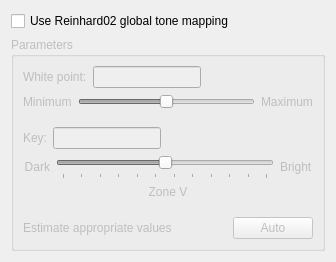
<?xml version="1.0" encoding="UTF-8"?>
<ui version="4.0">
 <class>ToneMapDialog</class>
 <widget class="QDialog" name="ToneMapDialog">
  <property name="geometry">
   <rect>
    <x>0</x>
    <y>0</y>
    <width>336</width>
    <height>262</height>
   </rect>
  </property>
  <property name="sizePolicy">
   <sizepolicy hsizetype="Preferred" vsizetype="Preferred">
    <horstretch>0</horstretch>
    <verstretch>0</verstretch>
   </sizepolicy>
  </property>
  <property name="windowTitle">
   <string>Tone Mapping</string>
  </property>
  <layout class="QVBoxLayout" name="verticalLayout_5">
   <item>
    <widget class="QCheckBox" name="reinhard02Chk">
     <property name="text">
      <string>Use Reinhard02 global tone mapping</string>
     </property>
    </widget>
   </item>
   <item>
    <widget class="QGroupBox" name="paramsBx">
     <property name="enabled">
      <bool>false</bool>
     </property>
     <property name="sizePolicy">
      <sizepolicy hsizetype="Preferred" vsizetype="Preferred">
       <horstretch>0</horstretch>
       <verstretch>0</verstretch>
      </sizepolicy>
     </property>
     <property name="minimumSize">
      <size>
       <width>260</width>
       <height>0</height>
      </size>
     </property>
     <property name="title">
      <string>Parameters</string>
     </property>
     <layout class="QGridLayout" name="gridLayout">
      <property name="sizeConstraint">
       <enum>QLayout::SetDefaultConstraint</enum>
      </property>
      <item row="0" column="0">
       <layout class="QVBoxLayout" name="whitePointLyt">
        <property name="spacing">
         <number>6</number>
        </property>
        <property name="leftMargin">
         <number>0</number>
        </property>
        <item>
         <layout class="QHBoxLayout" name="whitePointTxtLyt">
          <item>
           <widget class="QLabel" name="whitePointLbl">
            <property name="text">
             <string>White point:</string>
            </property>
            <property name="buddy">
             <cstring>whitePointTxt</cstring>
            </property>
           </widget>
          </item>
          <item>
           <widget class="QLineEdit" name="whitePointTxt">
            <property name="sizePolicy">
             <sizepolicy hsizetype="Fixed" vsizetype="Fixed">
              <horstretch>0</horstretch>
              <verstretch>0</verstretch>
             </sizepolicy>
            </property>
            <property name="maxLength">
             <number>127</number>
            </property>
           </widget>
          </item>
          <item>
           <spacer name="whitePointSpcr">
            <property name="orientation">
             <enum>Qt::Horizontal</enum>
            </property>
            <property name="sizeHint" stdset="0">
             <size>
              <width>40</width>
              <height>20</height>
             </size>
            </property>
           </spacer>
          </item>
         </layout>
        </item>
        <item>
         <layout class="QHBoxLayout" name="whitePointSldrLyt">
          <item>
           <widget class="QLabel" name="minLbl">
            <property name="text">
             <string>Minimum</string>
            </property>
            <property name="alignment">
             <set>Qt::AlignLeading|Qt::AlignLeft|Qt::AlignVCenter</set>
            </property>
           </widget>
          </item>
          <item>
           <widget class="QSlider" name="whitePointSldr">
            <property name="maximum">
             <number>100</number>
            </property>
            <property name="value">
             <number>50</number>
            </property>
            <property name="orientation">
             <enum>Qt::Horizontal</enum>
            </property>
           </widget>
          </item>
          <item>
           <widget class="QLabel" name="maxLbl">
            <property name="text">
             <string>Maximum</string>
            </property>
           </widget>
          </item>
         </layout>
        </item>
       </layout>
      </item>
      <item row="2" column="0">
       <layout class="QVBoxLayout" name="keyLyt">
        <property name="spacing">
         <number>6</number>
        </property>
        <item>
         <layout class="QHBoxLayout" name="keyTxtLyt">
          <item>
           <widget class="QLabel" name="keyLbl">
            <property name="minimumSize">
             <size>
              <width>0</width>
              <height>0</height>
             </size>
            </property>
            <property name="text">
             <string>Key:</string>
            </property>
            <property name="buddy">
             <cstring>keyTxt</cstring>
            </property>
           </widget>
          </item>
          <item>
           <widget class="QLineEdit" name="keyTxt">
            <property name="sizePolicy">
             <sizepolicy hsizetype="Fixed" vsizetype="Fixed">
              <horstretch>0</horstretch>
              <verstretch>0</verstretch>
             </sizepolicy>
            </property>
            <property name="maximumSize">
             <size>
              <width>16777215</width>
              <height>16777215</height>
             </size>
            </property>
            <property name="text">
             <string/>
            </property>
            <property name="maxLength">
             <number>127</number>
            </property>
           </widget>
          </item>
          <item>
           <spacer name="keySpcr">
            <property name="orientation">
             <enum>Qt::Horizontal</enum>
            </property>
            <property name="sizeType">
             <enum>QSizePolicy::Expanding</enum>
            </property>
            <property name="sizeHint" stdset="0">
             <size>
              <width>40</width>
              <height>20</height>
             </size>
            </property>
           </spacer>
          </item>
         </layout>
        </item>
        <item>
         <layout class="QVBoxLayout" name="keyZoneSldrLyt">
          <property name="spacing">
           <number>6</number>
          </property>
          <item>
           <layout class="QHBoxLayout" name="keySldrLyt">
            <item>
             <widget class="QLabel" name="darkLbl">
              <property name="sizePolicy">
               <sizepolicy hsizetype="Preferred" vsizetype="Preferred">
                <horstretch>0</horstretch>
                <verstretch>0</verstretch>
               </sizepolicy>
              </property>
              <property name="minimumSize">
               <size>
                <width>0</width>
                <height>0</height>
               </size>
              </property>
              <property name="text">
               <string>Dark</string>
              </property>
              <property name="alignment">
               <set>Qt::AlignRight|Qt::AlignTrailing|Qt::AlignVCenter</set>
              </property>
             </widget>
            </item>
            <item>
             <widget class="QSlider" name="keySldr">
              <property name="minimumSize">
               <size>
                <width>0</width>
                <height>24</height>
               </size>
              </property>
              <property name="maximum">
               <number>88</number>
              </property>
              <property name="pageStep">
               <number>8</number>
              </property>
              <property name="value">
               <number>44</number>
              </property>
              <property name="orientation">
               <enum>Qt::Horizontal</enum>
              </property>
              <property name="tickPosition">
               <enum>QSlider::TicksBelow</enum>
              </property>
              <property name="tickInterval">
               <number>8</number>
              </property>
             </widget>
            </item>
            <item>
             <widget class="QLabel" name="brightLbl">
              <property name="sizePolicy">
               <sizepolicy hsizetype="Preferred" vsizetype="Preferred">
                <horstretch>0</horstretch>
                <verstretch>0</verstretch>
               </sizepolicy>
              </property>
              <property name="minimumSize">
               <size>
                <width>0</width>
                <height>0</height>
               </size>
              </property>
              <property name="text">
               <string>Bright</string>
              </property>
              <property name="alignment">
               <set>Qt::AlignLeading|Qt::AlignLeft|Qt::AlignVCenter</set>
              </property>
             </widget>
            </item>
           </layout>
          </item>
          <item>
           <widget class="QLabel" name="zoneLbl">
            <property name="text">
             <string>Zone V</string>
            </property>
            <property name="alignment">
             <set>Qt::AlignCenter</set>
            </property>
           </widget>
          </item>
         </layout>
        </item>
       </layout>
      </item>
      <item row="4" column="0">
       <layout class="QHBoxLayout" name="autoLyt">
        <item>
         <widget class="QLabel" name="autoDescLbl">
          <property name="sizePolicy">
           <sizepolicy hsizetype="Minimum" vsizetype="Preferred">
            <horstretch>0</horstretch>
            <verstretch>0</verstretch>
           </sizepolicy>
          </property>
          <property name="text">
           <string>Estimate appropriate values</string>
          </property>
          <property name="scaledContents">
           <bool>false</bool>
          </property>
          <property name="wordWrap">
           <bool>false</bool>
          </property>
          <property name="buddy">
           <cstring>autoBtn</cstring>
          </property>
         </widget>
        </item>
        <item>
         <spacer name="autoSpcr">
          <property name="orientation">
           <enum>Qt::Horizontal</enum>
          </property>
          <property name="sizeHint" stdset="0">
           <size>
            <width>40</width>
            <height>20</height>
           </size>
          </property>
         </spacer>
        </item>
        <item>
         <widget class="QPushButton" name="autoBtn">
          <property name="text">
           <string>Auto</string>
          </property>
          <property name="autoDefault">
           <bool>false</bool>
          </property>
         </widget>
        </item>
       </layout>
      </item>
      <item row="1" column="0">
       <spacer name="verticalSpacer">
        <property name="orientation">
         <enum>Qt::Vertical</enum>
        </property>
        <property name="sizeHint" stdset="0">
         <size>
          <width>20</width>
          <height>10</height>
         </size>
        </property>
       </spacer>
      </item>
      <item row="3" column="0">
       <spacer name="verticalSpacer_2">
        <property name="orientation">
         <enum>Qt::Vertical</enum>
        </property>
        <property name="sizeHint" stdset="0">
         <size>
          <width>20</width>
          <height>10</height>
         </size>
        </property>
       </spacer>
      </item>
     </layout>
    </widget>
   </item>
  </layout>
 </widget>
 <tabstops>
  <tabstop>reinhard02Chk</tabstop>
  <tabstop>whitePointTxt</tabstop>
  <tabstop>whitePointSldr</tabstop>
  <tabstop>keyTxt</tabstop>
  <tabstop>keySldr</tabstop>
  <tabstop>autoBtn</tabstop>
 </tabstops>
 <resources/>
 <connections>
  <connection>
   <sender>reinhard02Chk</sender>
   <signal>toggled(bool)</signal>
   <receiver>paramsBx</receiver>
   <slot>setEnabled(bool)</slot>
   <hints>
    <hint type="sourcelabel">
     <x>43</x>
     <y>21</y>
    </hint>
    <hint type="destinationlabel">
     <x>39</x>
     <y>37</y>
    </hint>
   </hints>
  </connection>
 </connections>
</ui>
